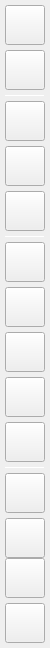
           <widget class="QFrame" name="ToolBar">
            <property name="minimumSize">
             <size>
              <width>50</width>
              <height>0</height>
             </size>
            </property>
            <property name="maximumSize">
             <size>
              <width>50</width>
              <height>16777215</height>
             </size>
            </property>
            <property name="layoutDirection">
             <enum>Qt::LeftToRight</enum>
            </property>
            <property name="styleSheet">
             <string notr="true"/>
            </property>
            <property name="frameShape">
             <enum>QFrame::NoFrame</enum>
            </property>
            <property name="frameShadow">
             <enum>QFrame::Raised</enum>
            </property>
            <layout class="QFormLayout" name="formLayout">
             <property name="sizeConstraint">
              <enum>QLayout::SetDefaultConstraint</enum>
             </property>
             <property name="fieldGrowthPolicy">
              <enum>QFormLayout::FieldsStayAtSizeHint</enum>
             </property>
             <property name="rowWrapPolicy">
              <enum>QFormLayout::WrapAllRows</enum>
             </property>
             <property name="labelAlignment">
              <set>Qt::AlignHCenter|Qt::AlignTop</set>
             </property>
             <property name="formAlignment">
              <set>Qt::AlignHCenter|Qt::AlignTop</set>
             </property>
             <property name="horizontalSpacing">
              <number>0</number>
             </property>
             <property name="verticalSpacing">
              <number>0</number>
             </property>
             <property name="leftMargin">
              <number>0</number>
             </property>
             <property name="topMargin">
              <number>0</number>
             </property>
             <property name="rightMargin">
              <number>0</number>
             </property>
             <property name="bottomMargin">
              <number>0</number>
             </property>
             <item row="0" column="0">
              <widget class="QFrame" name="TopToolBar">
               <property name="sizePolicy">
                <sizepolicy hsizetype="Fixed" vsizetype="Fixed">
                 <horstretch>0</horstretch>
                 <verstretch>0</verstretch>
                </sizepolicy>
               </property>
               <property name="minimumSize">
                <size>
                 <width>50</width>
                 <height>0</height>
                </size>
               </property>
               <property name="maximumSize">
                <size>
                 <width>50</width>
                 <height>16777215</height>
                </size>
               </property>
               <property name="frameShape">
                <enum>QFrame::NoFrame</enum>
               </property>
               <property name="frameShadow">
                <enum>QFrame::Raised</enum>
               </property>
               <layout class="QFormLayout" name="formLayout_2">
                <property name="rowWrapPolicy">
                 <enum>QFormLayout::WrapAllRows</enum>
                </property>
                <property name="labelAlignment">
                 <set>Qt::AlignHCenter|Qt::AlignTop</set>
                </property>
                <property name="formAlignment">
                 <set>Qt::AlignHCenter|Qt::AlignTop</set>
                </property>
                <property name="horizontalSpacing">
                 <number>0</number>
                </property>
                <property name="verticalSpacing">
                 <number>5</number>
                </property>
                <property name="leftMargin">
                 <number>5</number>
                </property>
                <property name="topMargin">
                 <number>5</number>
                </property>
                <property name="rightMargin">
                 <number>0</number>
                </property>
                <property name="bottomMargin">
                 <number>0</number>
                </property>
                <item row="0" column="0">
                 <widget class="QPushButton" name="LoadButton">
                  <property name="sizePolicy">
                   <sizepolicy hsizetype="Fixed" vsizetype="Fixed">
                    <horstretch>0</horstretch>
                    <verstretch>0</verstretch>
                   </sizepolicy>
                  </property>
                  <property name="minimumSize">
                   <size>
                    <width>40</width>
                    <height>40</height>
                   </size>
                  </property>
                  <property name="maximumSize">
                   <size>
                    <width>40</width>
                    <height>40</height>
                   </size>
                  </property>
                  <property name="toolTip">
                   <string>&lt;html&gt;&lt;head/&gt;&lt;body&gt;&lt;p&gt;Загрузить проект&lt;/p&gt;&lt;/body&gt;&lt;/html&gt;</string>
                  </property>
                  <property name="whatsThis">
                   <string>&lt;html&gt;&lt;head/&gt;&lt;body&gt;&lt;p&gt;Load project&lt;/p&gt;&lt;/body&gt;&lt;/html&gt;</string>
                  </property>
                  <property name="layoutDirection">
                   <enum>Qt::LeftToRight</enum>
                  </property>
                  <property name="text">
                   <string/>
                  </property>
                  <property name="icon">
                   <iconset>
                    <normaloff>src/icons/free/folder.svg</normaloff>src/icons/free/folder.svg</iconset>
                  </property>
                  <property name="iconSize">
                   <size>
                    <width>30</width>
                    <height>30</height>
                   </size>
                  </property>
                  <property name="shortcut">
                   <string>Ctrl+O</string>
                  </property>
                  <property name="autoExclusive">
                   <bool>false</bool>
                  </property>
                 </widget>
                </item>
                <item row="1" column="1">
                 <widget class="QPushButton" name="SaveButton">
                  <property name="sizePolicy">
                   <sizepolicy hsizetype="Fixed" vsizetype="Fixed">
                    <horstretch>0</horstretch>
                    <verstretch>0</verstretch>
                   </sizepolicy>
                  </property>
                  <property name="minimumSize">
                   <size>
                    <width>40</width>
                    <height>40</height>
                   </size>
                  </property>
                  <property name="maximumSize">
                   <size>
                    <width>40</width>
                    <height>40</height>
                   </size>
                  </property>
                  <property name="toolTip">
                   <string>&lt;html&gt;&lt;head/&gt;&lt;body&gt;&lt;p&gt;Перезаписать файл Points&lt;/p&gt;&lt;/body&gt;&lt;/html&gt;</string>
                  </property>
                  <property name="text">
                   <string/>
                  </property>
                  <property name="icon">
                   <iconset>
                    <normaloff>src/icons/free/save.svg</normaloff>src/icons/free/save.svg</iconset>
                  </property>
                  <property name="iconSize">
                   <size>
                    <width>30</width>
                    <height>30</height>
                   </size>
                  </property>
                  <property name="shortcut">
                   <string>Ctrl+S</string>
                  </property>
                  <property name="flat">
                   <bool>false</bool>
                  </property>
                 </widget>
                </item>
                <item row="2" column="1">
                 <widget class="Line" name="ProjectLine">
                  <property name="sizePolicy">
                   <sizepolicy hsizetype="Fixed" vsizetype="Fixed">
                    <horstretch>0</horstretch>
                    <verstretch>0</verstretch>
                   </sizepolicy>
                  </property>
                  <property name="minimumSize">
                   <size>
                    <width>40</width>
                    <height>1</height>
                   </size>
                  </property>
                  <property name="maximumSize">
                   <size>
                    <width>40</width>
                    <height>1</height>
                   </size>
                  </property>
                  <property name="orientation">
                   <enum>Qt::Horizontal</enum>
                  </property>
                 </widget>
                </item>
                <item row="3" column="1">
                 <widget class="QPushButton" name="AIButton">
                  <property name="sizePolicy">
                   <sizepolicy hsizetype="Fixed" vsizetype="Fixed">
                    <horstretch>40</horstretch>
                    <verstretch>40</verstretch>
                   </sizepolicy>
                  </property>
                  <property name="minimumSize">
                   <size>
                    <width>40</width>
                    <height>40</height>
                   </size>
                  </property>
                  <property name="toolTip">
                   <string>&lt;html&gt;&lt;head/&gt;&lt;body&gt;&lt;p&gt;Сменить режим разметки на AI&lt;/p&gt;&lt;/body&gt;&lt;/html&gt;</string>
                  </property>
                  <property name="toolTipDuration">
                   <number>-1</number>
                  </property>
                  <property name="whatsThis">
                   <string>&lt;html&gt;&lt;head/&gt;&lt;body&gt;&lt;p&gt;&lt;br/&gt;&lt;/p&gt;&lt;/body&gt;&lt;/html&gt;</string>
                  </property>
                  <property name="text">
                   <string/>
                  </property>
                  <property name="icon">
                   <iconset>
                    <normaloff>src/icons/free/alert-circle.svg</normaloff>src/icons/free/alert-circle.svg</iconset>
                  </property>
                  <property name="iconSize">
                   <size>
                    <width>30</width>
                    <height>30</height>
                   </size>
                  </property>
                  <property name="shortcut">
                   <string>Ctrl+1</string>
                  </property>
                 </widget>
                </item>
                <item row="4" column="1">
                 <widget class="QPushButton" name="AXEButton">
                  <property name="sizePolicy">
                   <sizepolicy hsizetype="Fixed" vsizetype="Fixed">
                    <horstretch>0</horstretch>
                    <verstretch>0</verstretch>
                   </sizepolicy>
                  </property>
                  <property name="minimumSize">
                   <size>
                    <width>40</width>
                    <height>40</height>
                   </size>
                  </property>
                  <property name="maximumSize">
                   <size>
                    <width>40</width>
                    <height>40</height>
                   </size>
                  </property>
                  <property name="toolTip">
                   <string>&lt;html&gt;&lt;head/&gt;&lt;body&gt;&lt;p&gt;Сменить режим разметки на ручной&lt;/p&gt;&lt;/body&gt;&lt;/html&gt;</string>
                  </property>
                  <property name="text">
                   <string/>
                  </property>
                  <property name="icon">
                   <iconset>
                    <normaloff>src/icons/free/alert-circle.svg</normaloff>src/icons/free/alert-circle.svg</iconset>
                  </property>
                  <property name="iconSize">
                   <size>
                    <width>30</width>
                    <height>30</height>
                   </size>
                  </property>
                  <property name="shortcut">
                   <string>Ctrl+2</string>
                  </property>
                 </widget>
                </item>
                <item row="5" column="1">
                 <widget class="QPushButton" name="MOVEButton">
                  <property name="sizePolicy">
                   <sizepolicy hsizetype="Fixed" vsizetype="Fixed">
                    <horstretch>0</horstretch>
                    <verstretch>0</verstretch>
                   </sizepolicy>
                  </property>
                  <property name="minimumSize">
                   <size>
                    <width>40</width>
                    <height>40</height>
                   </size>
                  </property>
                  <property name="maximumSize">
                   <size>
                    <width>40</width>
                    <height>40</height>
                   </size>
                  </property>
                  <property name="toolTip">
                   <string>&lt;html&gt;&lt;head/&gt;&lt;body&gt;&lt;p&gt;Сменить режим разметки на стандартный&lt;/p&gt;&lt;/body&gt;&lt;/html&gt;</string>
                  </property>
                  <property name="text">
                   <string/>
                  </property>
                  <property name="icon">
                   <iconset>
                    <normaloff>src/icons/free/alert-circle.svg</normaloff>src/icons/free/alert-circle.svg</iconset>
                  </property>
                  <property name="iconSize">
                   <size>
                    <width>30</width>
                    <height>30</height>
                   </size>
                  </property>
                  <property name="shortcut">
                   <string>Ctrl+3</string>
                  </property>
                 </widget>
                </item>
                <item row="6" column="0">
                 <widget class="Line" name="ToolsLine">
                  <property name="sizePolicy">
                   <sizepolicy hsizetype="Fixed" vsizetype="Fixed">
                    <horstretch>0</horstretch>
                    <verstretch>0</verstretch>
                   </sizepolicy>
                  </property>
                  <property name="minimumSize">
                   <size>
                    <width>40</width>
                    <height>1</height>
                   </size>
                  </property>
                  <property name="maximumSize">
                   <size>
                    <width>40</width>
                    <height>1</height>
                   </size>
                  </property>
                  <property name="orientation">
                   <enum>Qt::Horizontal</enum>
                  </property>
                 </widget>
                </item>
                <item row="6" column="1">
                 <widget class="QPushButton" name="RotateButton">
                  <property name="sizePolicy">
                   <sizepolicy hsizetype="Fixed" vsizetype="Fixed">
                    <horstretch>0</horstretch>
                    <verstretch>0</verstretch>
                   </sizepolicy>
                  </property>
                  <property name="minimumSize">
                   <size>
                    <width>40</width>
                    <height>40</height>
                   </size>
                  </property>
                  <property name="maximumSize">
                   <size>
                    <width>40</width>
                    <height>40</height>
                   </size>
                  </property>
                  <property name="toolTip">
                   <string>&lt;html&gt;&lt;head/&gt;&lt;body&gt;&lt;p&gt;Повернуть изображение&lt;/p&gt;&lt;/body&gt;&lt;/html&gt;</string>
                  </property>
                  <property name="text">
                   <string/>
                  </property>
                  <property name="icon">
                   <iconset>
                    <normaloff>src/icons/free/rotate-cw.svg</normaloff>src/icons/free/rotate-cw.svg</iconset>
                  </property>
                  <property name="iconSize">
                   <size>
                    <width>30</width>
                    <height>30</height>
                   </size>
                  </property>
                 </widget>
                </item>
                <item row="7" column="1">
                 <widget class="QPushButton" name="MirrorYButton">
                  <property name="sizePolicy">
                   <sizepolicy hsizetype="Fixed" vsizetype="Fixed">
                    <horstretch>0</horstretch>
                    <verstretch>0</verstretch>
                   </sizepolicy>
                  </property>
                  <property name="minimumSize">
                   <size>
                    <width>40</width>
                    <height>40</height>
                   </size>
                  </property>
                  <property name="maximumSize">
                   <size>
                    <width>40</width>
                    <height>40</height>
                   </size>
                  </property>
                  <property name="toolTip">
                   <string>&lt;html&gt;&lt;head/&gt;&lt;body&gt;&lt;p&gt;Отразить изображение по вертикали&lt;/p&gt;&lt;/body&gt;&lt;/html&gt;</string>
                  </property>
                  <property name="text">
                   <string/>
                  </property>
                  <property name="icon">
                   <iconset>
                    <normaloff>src/icons/free/corner-up-right.svg</normaloff>src/icons/free/corner-up-right.svg</iconset>
                  </property>
                  <property name="iconSize">
                   <size>
                    <width>30</width>
                    <height>30</height>
                   </size>
                  </property>
                 </widget>
                </item>
                <item row="8" column="1">
                 <widget class="QPushButton" name="MirrorXButton">
                  <property name="sizePolicy">
                   <sizepolicy hsizetype="Fixed" vsizetype="Fixed">
                    <horstretch>0</horstretch>
                    <verstretch>0</verstretch>
                   </sizepolicy>
                  </property>
                  <property name="minimumSize">
                   <size>
                    <width>40</width>
                    <height>40</height>
                   </size>
                  </property>
                  <property name="maximumSize">
                   <size>
                    <width>40</width>
                    <height>40</height>
                   </size>
                  </property>
                  <property name="toolTip">
                   <string>&lt;html&gt;&lt;head/&gt;&lt;body&gt;&lt;p&gt;Отразить изображение по горизонтали&lt;/p&gt;&lt;/body&gt;&lt;/html&gt;</string>
                  </property>
                  <property name="text">
                   <string/>
                  </property>
                  <property name="icon">
                   <iconset>
                    <normaloff>src/icons/free/corner-right-up.svg</normaloff>src/icons/free/corner-right-up.svg</iconset>
                  </property>
                  <property name="iconSize">
                   <size>
                    <width>30</width>
                    <height>30</height>
                   </size>
                  </property>
                 </widget>
                </item>
                <item row="9" column="1">
                 <widget class="QPushButton" name="CropButton">
                  <property name="sizePolicy">
                   <sizepolicy hsizetype="Fixed" vsizetype="Fixed">
                    <horstretch>0</horstretch>
                    <verstretch>0</verstretch>
                   </sizepolicy>
                  </property>
                  <property name="minimumSize">
                   <size>
                    <width>40</width>
                    <height>40</height>
                   </size>
                  </property>
                  <property name="maximumSize">
                   <size>
                    <width>40</width>
                    <height>40</height>
                   </size>
                  </property>
                  <property name="toolTip">
                   <string>&lt;html&gt;&lt;head/&gt;&lt;body&gt;&lt;p&gt;Обрезать изображение&lt;/p&gt;&lt;/body&gt;&lt;/html&gt;</string>
                  </property>
                  <property name="text">
                   <string/>
                  </property>
                  <property name="icon">
                   <iconset>
                    <normaloff>src/icons/free/crop.svg</normaloff>src/icons/free/crop.svg</iconset>
                  </property>
                  <property name="iconSize">
                   <size>
                    <width>30</width>
                    <height>30</height>
                   </size>
                  </property>
                 </widget>
                </item>
                <item row="10" column="1">
                 <widget class="QPushButton" name="ZoomButton">
                  <property name="sizePolicy">
                   <sizepolicy hsizetype="Fixed" vsizetype="Fixed">
                    <horstretch>0</horstretch>
                    <verstretch>0</verstretch>
                   </sizepolicy>
                  </property>
                  <property name="minimumSize">
                   <size>
                    <width>40</width>
                    <height>40</height>
                   </size>
                  </property>
                  <property name="maximumSize">
                   <size>
                    <width>40</width>
                    <height>40</height>
                   </size>
                  </property>
                  <property name="toolTip">
                   <string>&lt;html&gt;&lt;head/&gt;&lt;body&gt;&lt;p&gt;Приблизить изображение&lt;/p&gt;&lt;/body&gt;&lt;/html&gt;</string>
                  </property>
                  <property name="text">
                   <string/>
                  </property>
                  <property name="icon">
                   <iconset>
                    <normaloff>src/icons/free/zoom-in.svg</normaloff>src/icons/free/zoom-in.svg</iconset>
                  </property>
                  <property name="iconSize">
                   <size>
                    <width>30</width>
                    <height>30</height>
                   </size>
                  </property>
                 </widget>
                </item>
                <item row="11" column="0">
                 <widget class="Line" name="ImageLine">
                  <property name="sizePolicy">
                   <sizepolicy hsizetype="Fixed" vsizetype="Fixed">
                    <horstretch>0</horstretch>
                    <verstretch>0</verstretch>
                   </sizepolicy>
                  </property>
                  <property name="minimumSize">
                   <size>
                    <width>40</width>
                    <height>1</height>
                   </size>
                  </property>
                  <property name="maximumSize">
                   <size>
                    <width>40</width>
                    <height>1</height>
                   </size>
                  </property>
                  <property name="orientation">
                   <enum>Qt::Horizontal</enum>
                  </property>
                 </widget>
                </item>
                <item row="11" column="1">
                 <widget class="QPushButton" name="PinsButton">
                  <property name="sizePolicy">
                   <sizepolicy hsizetype="Fixed" vsizetype="Fixed">
                    <horstretch>0</horstretch>
                    <verstretch>0</verstretch>
                   </sizepolicy>
                  </property>
                  <property name="minimumSize">
                   <size>
                    <width>40</width>
                    <height>40</height>
                   </size>
                  </property>
                  <property name="maximumSize">
                   <size>
                    <width>40</width>
                    <height>40</height>
                   </size>
                  </property>
                  <property name="toolTip">
                   <string>&lt;html&gt;&lt;head/&gt;&lt;body&gt;&lt;p&gt;Скрыть / Показать пины&lt;/p&gt;&lt;/body&gt;&lt;/html&gt;</string>
                  </property>
                  <property name="text">
                   <string/>
                  </property>
                  <property name="icon">
                   <iconset>
                    <normaloff>src/icons/free/alert-octagon.svg</normaloff>src/icons/free/alert-octagon.svg</iconset>
                  </property>
                  <property name="iconSize">
                   <size>
                    <width>30</width>
                    <height>30</height>
                   </size>
                  </property>
                 </widget>
                </item>
                <item row="12" column="1">
                 <widget class="QPushButton" name="NamesButton">
                  <property name="sizePolicy">
                   <sizepolicy hsizetype="Fixed" vsizetype="Fixed">
                    <horstretch>0</horstretch>
                    <verstretch>0</verstretch>
                   </sizepolicy>
                  </property>
                  <property name="minimumSize">
                   <size>
                    <width>40</width>
                    <height>40</height>
                   </size>
                  </property>
                  <property name="maximumSize">
                   <size>
                    <width>40</width>
                    <height>40</height>
                   </size>
                  </property>
                  <property name="toolTip">
                   <string>&lt;html&gt;&lt;head/&gt;&lt;body&gt;&lt;p&gt;Скрыть / Показать имена компонентов&lt;/p&gt;&lt;/body&gt;&lt;/html&gt;</string>
                  </property>
                  <property name="text">
                   <string/>
                  </property>
                  <property name="icon">
                   <iconset>
                    <normaloff>src/icons/free/alert-octagon.svg</normaloff>src/icons/free/alert-octagon.svg</iconset>
                  </property>
                  <property name="iconSize">
                   <size>
                    <width>30</width>
                    <height>30</height>
                   </size>
                  </property>
                 </widget>
                </item>
               </layout>
              </widget>
             </item>
             <item row="1" column="0">
              <widget class="QFrame" name="BotToolBar">
               <property name="sizePolicy">
                <sizepolicy hsizetype="Expanding" vsizetype="Expanding">
                 <horstretch>1</horstretch>
                 <verstretch>1</verstretch>
                </sizepolicy>
               </property>
               <property name="minimumSize">
                <size>
                 <width>50</width>
                 <height>0</height>
                </size>
               </property>
               <property name="maximumSize">
                <size>
                 <width>50</width>
                 <height>16777215</height>
                </size>
               </property>
               <property name="layoutDirection">
                <enum>Qt::LeftToRight</enum>
               </property>
               <property name="styleSheet">
                <string notr="true"/>
               </property>
               <property name="frameShape">
                <enum>QFrame::NoFrame</enum>
               </property>
               <property name="frameShadow">
                <enum>QFrame::Raised</enum>
               </property>
               <layout class="QFormLayout" name="formLayout_3">
                <property name="sizeConstraint">
                 <enum>QLayout::SetDefaultConstraint</enum>
                </property>
                <property name="rowWrapPolicy">
                 <enum>QFormLayout::WrapAllRows</enum>
                </property>
                <property name="labelAlignment">
                 <set>Qt::AlignBottom|Qt::AlignHCenter</set>
                </property>
                <property name="formAlignment">
                 <set>Qt::AlignBottom|Qt::AlignHCenter</set>
                </property>
                <property name="horizontalSpacing">
                 <number>0</number>
                </property>
                <property name="verticalSpacing">
                 <number>5</number>
                </property>
                <property name="leftMargin">
                 <number>5</number>
                </property>
                <property name="topMargin">
                 <number>0</number>
                </property>
                <property name="rightMargin">
                 <number>0</number>
                </property>
                <property name="bottomMargin">
                 <number>5</number>
                </property>
                <item row="0" column="1">
                 <widget class="QPushButton" name="LogButton">
                  <property name="minimumSize">
                   <size>
                    <width>40</width>
                    <height>40</height>
                   </size>
                  </property>
                  <property name="maximumSize">
                   <size>
                    <width>40</width>
                    <height>40</height>
                   </size>
                  </property>
                  <property name="toolTip">
                   <string>&lt;html&gt;&lt;head/&gt;&lt;body&gt;&lt;p&gt;Показать консоль&lt;/p&gt;&lt;/body&gt;&lt;/html&gt;</string>
                  </property>
                  <property name="text">
                   <string/>
                  </property>
                  <property name="icon">
                   <iconset>
                    <normaloff>src/icons/free/terminal.svg</normaloff>src/icons/free/terminal.svg</iconset>
                  </property>
                  <property name="iconSize">
                   <size>
                    <width>30</width>
                    <height>30</height>
                   </size>
                  </property>
                 </widget>
                </item>
                <item row="1" column="1">
                 <widget class="QPushButton" name="SettingsButton">
                  <property name="sizePolicy">
                   <sizepolicy hsizetype="Fixed" vsizetype="Fixed">
                    <horstretch>0</horstretch>
                    <verstretch>0</verstretch>
                   </sizepolicy>
                  </property>
                  <property name="minimumSize">
                   <size>
                    <width>40</width>
                    <height>40</height>
                   </size>
                  </property>
                  <property name="maximumSize">
                   <size>
                    <width>40</width>
                    <height>40</height>
                   </size>
                  </property>
                  <property name="toolTip">
                   <string>&lt;html&gt;&lt;head/&gt;&lt;body&gt;&lt;p&gt;Меню настроек&lt;/p&gt;&lt;/body&gt;&lt;/html&gt;</string>
                  </property>
                  <property name="text">
                   <string/>
                  </property>
                  <property name="icon">
                   <iconset>
                    <normaloff>src/icons/free/settings.svg</normaloff>src/icons/free/settings.svg</iconset>
                  </property>
                  <property name="iconSize">
                   <size>
                    <width>30</width>
                    <height>30</height>
                   </size>
                  </property>
                 </widget>
                </item>
               </layout>
              </widget>
             </item>
            </layout>
           </widget>
